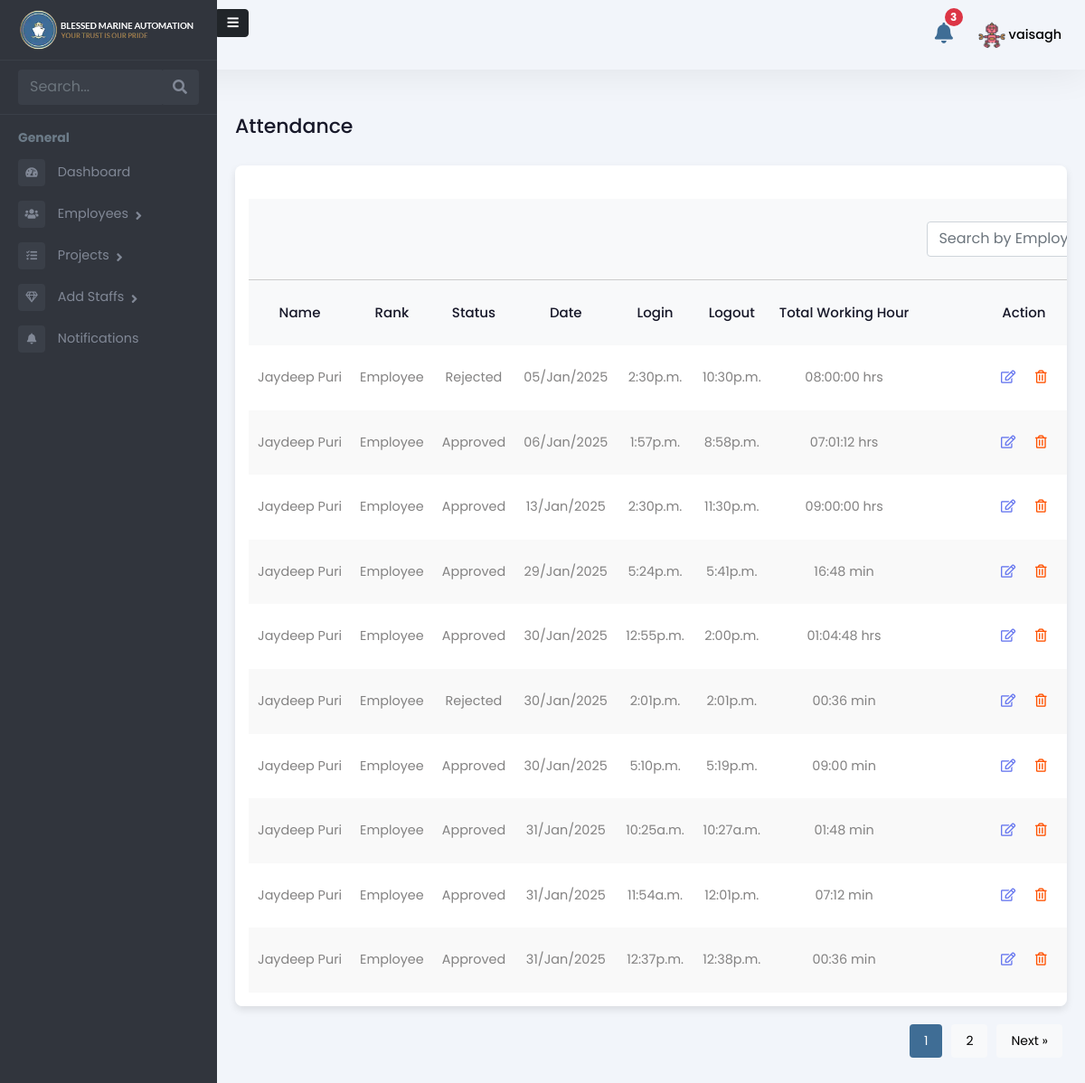
/admin-panel/employee/attendance/ (signed in), run on the app's committed database.
### Admin/models.py (models this page shows, shortened)
class Employee(models.Model):
    user = models.OneToOneField(User, on_delete=models.CASCADE, related_name='employee_profile')
    is_employee = models.BooleanField(default=False)
    is_manager = models.BooleanField(default=False)
    rank = models.CharField(max_length=255, blank=True, null=True)
    salary = models.DecimalField(max_digits=10, decimal_places=2, blank=True, null=True)
    work_days = models.DecimalField(max_digits=10, decimal_places=2, default=0, blank=True)
    holidays = models.IntegerField(null=True, blank=True)
    overseas_days = models.IntegerField(default=0)
    date_of_birth = models.DateField(null=True, blank=True)
    phone_number = models.CharField(max_length=15, blank=True, null=True)
    date_of_join = models.DateField(null=True, blank=True)
    address = models.TextField(blank=True, null=True)
    profile_picture = models.ImageField(upload_to="profile_pictures/", null=True, blank=True)
    def get_role(self):
        if self.is_manager:
            return "Manager"
        elif self.is_employee:
            return "Employee"
        return "Unknown"

class Attendance(models.Model):
    LOCATION_CHOICES = [
        ('DMC', 'DMC Warehouse'),
        ('FUJ', 'FUJ'),
        ('KFK', 'KFK'),
        ('ABU', 'Abu Dhabi'),
        ('BDO', 'Bur Dubai Office'),
        ('OVERSEAS', 'Overseas'),
    ]
    STATUS_CHOICES = [
        ('PENDING', 'Pending'),
        ('APPROVED', 'Approved'),
        ('REJECTED', 'Rejected'),
    ]
    ATTENDANCE_STATUS = [
        ('PRESENT', 'Present'),
        ('WORK FROM HOME', 'Work from Home'),
    ]
    employee = models.ForeignKey(
        Employee, related_name='attendance_set', on_delete=models.CASCADE
    )
    project = models.ForeignKey(
        'Project', on_delete=models.SET_NULL, null=True, blank=True, related_name='attendance_set'
    )  # New field added
    login_time = models.DateTimeField(null=True, blank=True)
    log_out_time = models.DateTimeField(null=True, blank=True)
    total_hours_of_work = models.DecimalField(max_digits=10, decimal_places=2, null=True, blank=True)
    location = models.CharField(max_length=20, choices=LOCATION_CHOICES, null=True, blank=True)
    attendance_status = models.CharField(max_length=20, choices=ATTENDANCE_STATUS, null=True, blank=True)
    status = models.CharField(max_length=10, choices=STATUS_CHOICES, default='PENDING')
    rejection_reason = models.TextField(null=True, blank=True)
    rejected_by = models.ForeignKey(User, on_delete=models.SET_NULL, null=True, blank=True, related_name='rejected_attendance')
    travel_in_time = models.DateTimeField(null=True, blank=True)
    travel_out_time = models.DateTimeField(null=True, blank=True)
    total_travel_time = models.DecimalField(max_digits=10, decimal_places=2, null=True, blank=True)

### Admin/views.py (the view)
# urls.py: path('employee/attendance/', attendance_list_view, name='attendance_list_adminview'),
@login_required
def attendance_list_view(request):
    search_query = request.GET.get('search', '')
    attendance_records = Attendance.objects.select_related('employee')
    if search_query:
        attendance_records = attendance_records.filter(
            employee__user__username__icontains=search_query
        ).order_by('-login_time')
    paginator = Paginator(attendance_records, 10)
    page_number = request.GET.get('page')
    page_obj = paginator.get_page(page_number)
    context = {
        'attendance_records': page_obj,
        'search_query': search_query,
    }
    return render(request, 'Admin/attendance_list.html', context)

### Admin/templatetags/custom_filters.py (called while the page is built)
@register.filter
def format_work_duration(decimal_hours):
    if decimal_hours is None:
        return "00:00"  # or "00:00 min" if you prefer
    try:
        total_seconds = int(float(decimal_hours) * 3600)
        if total_seconds < 3600:
            minutes = total_seconds // 60
            seconds = total_seconds % 60
            return f"{minutes:02d}:{seconds:02d} min"
        else:
            hours = total_seconds // 3600
            minutes = (total_seconds % 3600) // 60
            seconds = total_seconds % 60
            return f"{hours:02d}:{minutes:02d}:{seconds:02d} hrs"
    except (ValueError, TypeError):
        return "00:00"

### templates/Admin/attendance_list.html (shortened to what this page needs)
{% extends 'Admin/adminbase.html' %}
{% load custom_filters %}
{% load static %}
{% block content %}
<div class="emply-list-wraper">
    <div class="pg-title">
        <h1>Attendance</h1>
    </div>
    <div class="widget-box table-wdgt">
        <table id="employeeTable">
            <thead>
                <tr style="border-bottom: 1px solid #ccc">
                    <th></th>
                    <th></th>
                    <th></th>
                    <th></th>
                    <th></th>
                    <th></th>
                    <th></th>
                    <th>
                        <div class="add-new-emply">
                            <div class="table-searchbar">
                                <div class="sidebar-search">
                                    <form method="get" action="">
                                        <div class="input-group">
                                            <input type="text" name="search" class="form-control search-menu"
                                                value="{{ search_query }}" placeholder="Search by Employee Name" />
                                        </div>
                                    </form>
                                </div>
                            </div>
                        </div>
                    </th>
                </tr>
            </thead>
            <thead>
                <tr>
                    <th>Name</th>
                    <th>Rank</th>
                    <th>Status</th>
                    <th>Date</th>
                    <th>Login</th>
                    <th>Logout</th>
                    <th>Total Working Hour</th>
                    <th>Action</th>
                </tr>
            </thead>
            <tbody>
                {% for record in attendance_records %}
                <tr>
                    <td><a href="{% url 'attendance_detail' record.pk %}">{{ record.employee.user.get_full_name }}</a>
                    </td>
                    <td>{{ record.employee.get_role}}</td>
                    <td>{{ record.get_status_display }}</td>
                    <td>{{ record.login_time.date|date:"d/M/Y" }}</td>
                    <td>{{ record.login_time|time:"g:ia" }}</td>
                    <td>{{ record.log_out_time|time:"g:ia" }}</td>
                    <td>{{ record.total_hours_of_work|format_work_duration }}</td>
                    <td class="list-action-col">
                        <a href="{% url 'edit_attendance' record.id %}"><i class="far fa-edit"></i></a>
                        <a href="{% url 'delete_attendance' record.id %}"
                            onclick="return confirm('Are you sure you want to delete this attendance?');">
                            <i class="far fa-trash-alt"></i>
                        </a>
                    </td>
                </tr>
                {% endfor %}
            </tbody>
        </table>
    </div>
    <div class="pagination" id="pagination">
        {% for num in attendance_records.paginator.page_range %}
            <a href="?page={{ num }}">
                <button class="{% if num == attendance_records.number %}active{% endif %}">{{ num }}</button>
            </a>
        {% endfor %}
        {% if attendance_records.has_next %}
            <a href="?page={{ attendance_records.next_page_number }}">
                <button>Next &raquo;</button>
            </a>
        {% endif %}
    </div>
</div>
{% endblock %}

### templates/Admin/adminbase.html (shortened to what this page needs)
{% load static %}
<!DOCTYPE html>
<html lang="en">
<head>
    <link rel="stylesheet" href="{% static 'assets/vendor/bootstrap/css/bootstrap.min.css' %}" />
    <link href="https://use.fontawesome.com/releases/v5.0.6/css/all.css" rel="stylesheet" />
    <link rel="stylesheet" href="{% static 'assets/css/style.css' %}" />
</head>
<body>
    <header>
      <div class="hdr-notification">
        <a href="{% url 'admin-notifications' %}">
            <button type="button" class="btn btn-primary position-relative">
                <i class="fas fa-bell"></i>
                <span id="admin-notification-count" class="position-absolute top-0 start-100 translate-middle badge rounded-pill bg-danger">
                </span>
            </button>
        </a>
    </div>
        <div class="hdr-user">
          <div class="dropdown">
            <button class="btndropdown-toggle" type="button" id="dropdownMenuButton1"
                  data-bs-toggle="dropdown" aria-expanded="false">
                  {% if request.user.employee_profile.profile_picture %}
                      <img src="{{ request.user.employee_profile.profile_picture.url }}"
                           alt="Profile Picture"
                           class="rounded-circle"
                           style="width: 30px; height: 30px; object-fit: cover;">
                  {% else %}
                      <i class="fas fa-user"></i>
                  {% endif %}
                  <span>{{ request.user.username }}</span>
              </button>
          </div>
        </div>
      </header>
    <div class="page-wrapper chiller-theme toggled"  id="content">
        <nav id="sidebar"  class="sidebar-wrapper sidebar">
            <a id="show-sidebar"   onclick="toggleSidebar()" class="btn btn-sm btn-dark" href="#">
              <i class="fas fa-bars"></i>
            </a>
            <div class="sidebar-content">
              <div class="sidebar-brand">
                <a href="{% url 'admin-dashboard' %}"><img src="{% static 'assets/images/blessesmarine-logo.webp' %}"
                    alt="Blessed Marine Automation Logo" /></a>
              </div>
              <div class="sidebar-search">
                <div>
                  <div class="input-group">
                    <input
                      type="text"
                      class="form-control search-menu"
                      placeholder="Search..."
                    />
                    <div class="input-group-append">
                      <span class="input-group-text">
                        <i class="fa fa-search" aria-hidden="true"></i>
                      </span>
                    </div>
                  </div>
                </div>
              </div>
              <div class="sidebar-menu">
                <ul>
                  <li class="header-menu">
                    <span>General</span>
                  </li>
                  <li>
                    <a href="{% url 'admin-dashboard' %}">
                      <i class="fa fa-tachometer-alt"></i>
                      <span>Dashboard</span>
                    </a>
                  </li>
                  <li class="sidebar-dropdown">
                    <a href="#">
                      <i class="fas fa-users"></i>
                      <span>Employees</span>
                    </a>
                  </li>
                  <li class="sidebar-dropdown">
                    <a href="#">
                      <i class="fas fa-tasks"></i>
                      <span>Projects</span>
                    </a>
                  </li>
                  <li class="sidebar-dropdown">
                    <a href="#">
                      <i class="far fa-gem"></i>
                      <span>Add Staffs</span>
                    </a>
                  </li>
                  <li>
                    <a href="{% url 'admin-notifications' %}">
                        <i class="fas fa-bell"></i>
                        <span>Notifications</span>
                    </a>
                </li>
                </ul>
              </div>
            </div>
          </nav>
        {% block content %}
        {% endblock %}
    </div>
</body>
</html>

### data on the page
Attendance: employee.user.get_full_name "Jaydeep Puri", employee.get_role "Employee", status "Rejected", login_time "05/Jan/2025", login_time "2:30p.m.", log_out_time "10:30p.m.", total_hours_of_work "08:00:00 hrs"
Attendance: employee.user.get_full_name "Jaydeep Puri", employee.get_role "Employee", status "Approved", login_time "06/Jan/2025", login_time "1:57p.m.", log_out_time "8:58p.m.", total_hours_of_work "07:01:12 hrs"
Attendance: employee.user.get_full_name "Jaydeep Puri", employee.get_role "Employee", status "Approved", login_time "13/Jan/2025", login_time "2:30p.m.", log_out_time "11:30p.m.", total_hours_of_work "09:00:00 hrs"
Attendance: employee.user.get_full_name "Jaydeep Puri", employee.get_role "Employee", status "Approved", login_time "29/Jan/2025", login_time "5:24p.m.", log_out_time "5:41p.m.", total_hours_of_work "16:48 min"
Attendance: employee.user.get_full_name "Jaydeep Puri", employee.get_role "Employee", status "Approved", login_time "30/Jan/2025", login_time "12:55p.m.", log_out_time "2:00p.m.", total_hours_of_work "01:04:48 hrs"
Attendance: employee.user.get_full_name "Jaydeep Puri", employee.get_role "Employee", status "Rejected", login_time "30/Jan/2025", login_time "2:01p.m.", log_out_time "2:01p.m.", total_hours_of_work "00:36 min"
Attendance: employee.user.get_full_name "Jaydeep Puri", employee.get_role "Employee", status "Approved", login_time "30/Jan/2025", login_time "5:10p.m.", log_out_time "5:19p.m.", total_hours_of_work "09:00 min"
Attendance: employee.user.get_full_name "Jaydeep Puri", employee.get_role "Employee", status "Approved", login_time "31/Jan/2025", login_time "10:25a.m.", log_out_time "10:27a.m.", total_hours_of_work "01:48 min"
Attendance: employee.user.get_full_name "Jaydeep Puri", employee.get_role "Employee", status "Approved", login_time "31/Jan/2025", login_time "11:54a.m.", log_out_time "12:01p.m.", total_hours_of_work "07:12 min"
Attendance: employee.user.get_full_name "Jaydeep Puri", employee.get_role "Employee", status "Approved", login_time "31/Jan/2025", login_time "12:37p.m.", log_out_time "12:38p.m.", total_hours_of_work "00:36 min"

### other printed values
{{ request.user.username }} "vaisagh"
{{ num }} "1" "2"
